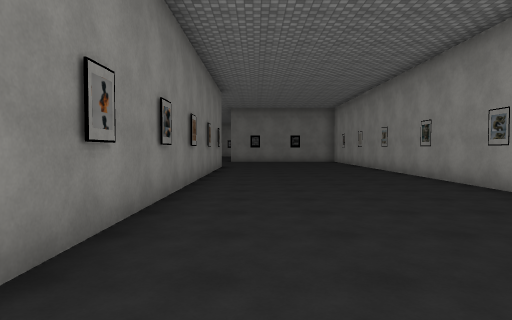
view 1 (above)

20 first-person views from a walk through a Unity game level. The camera is 1.5 m above the floor, tilts 2° down and sees 75° across. The floor is counted in squares, 2 m on a side. Each view is taken from the middle of a square. On the plan, view 1 faces up. The plan holds only what a view shows up to about 11 squares ahead; the rest is blank. The place goes on beyond the plan. The player character is not drawn. Some surface patterns are stand-ins.

view 2
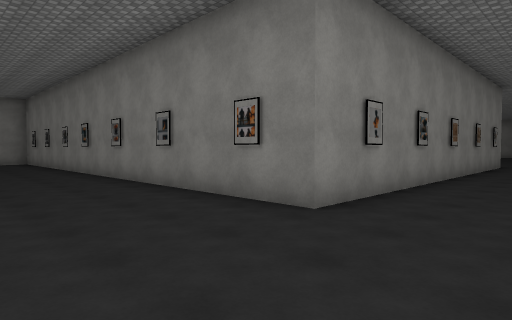

view 3
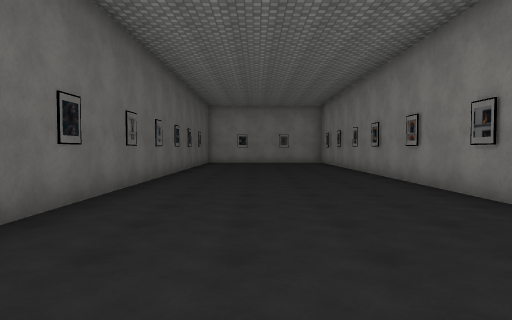

view 4
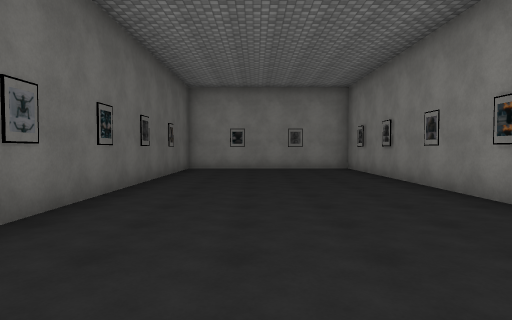

view 5
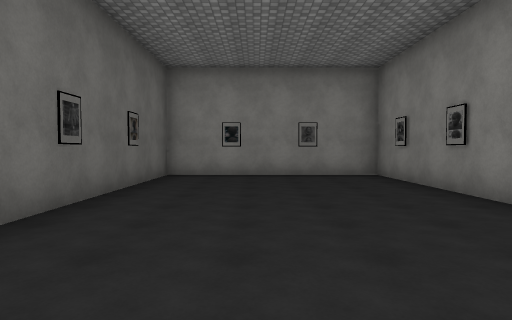

view 6
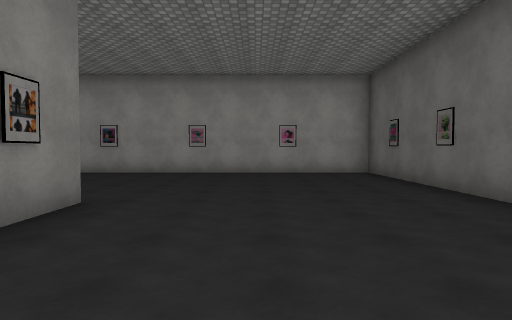

view 7
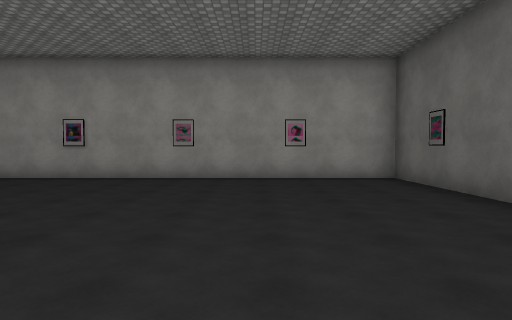

view 8
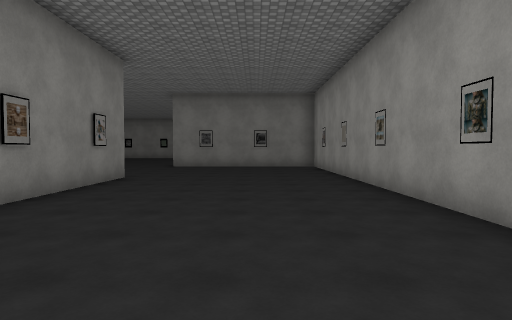

view 9
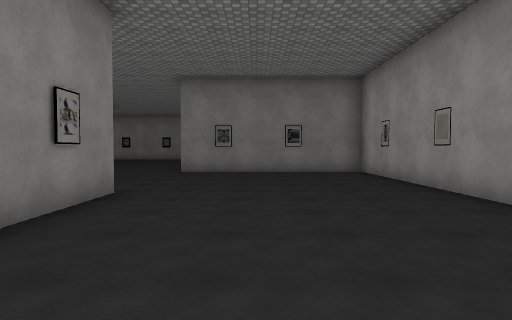

view 10
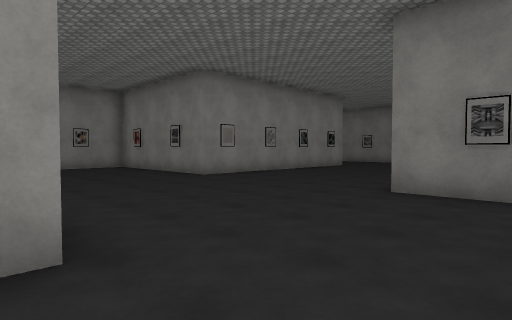

view 11
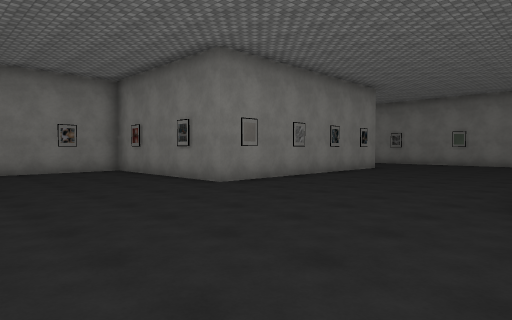

view 12
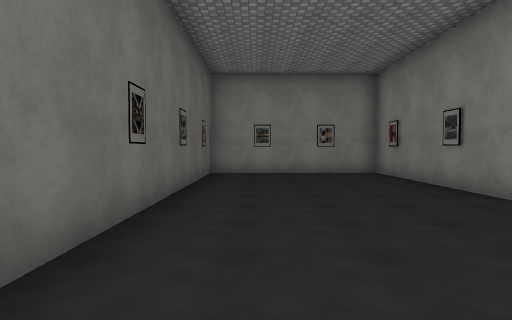

view 13
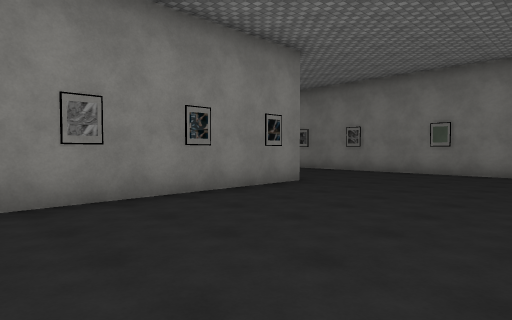

view 14
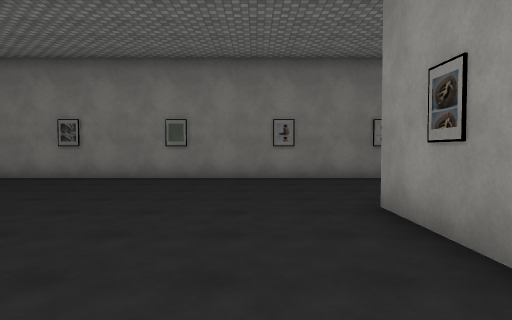

view 15
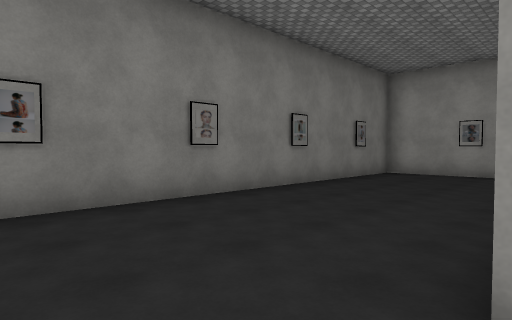

view 16
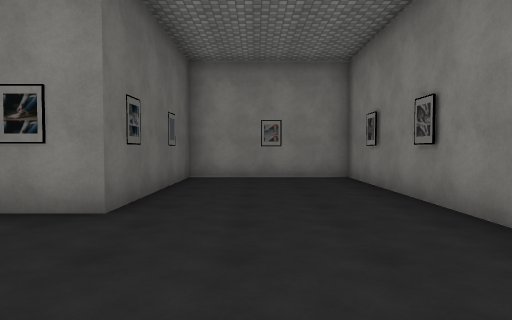

view 17
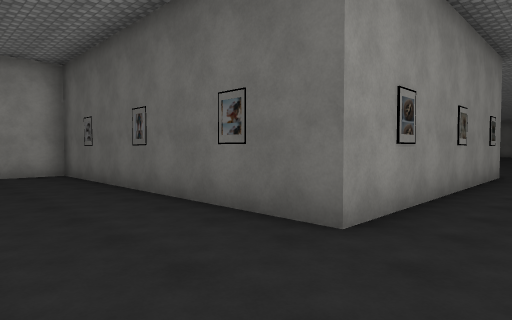

view 18
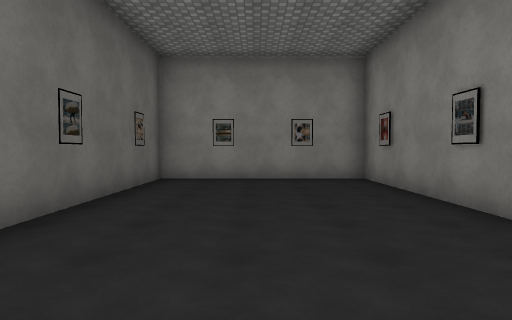

view 19
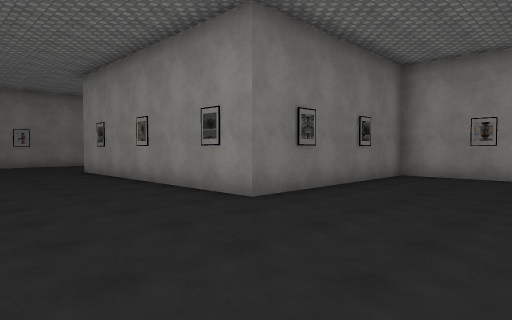

view 20
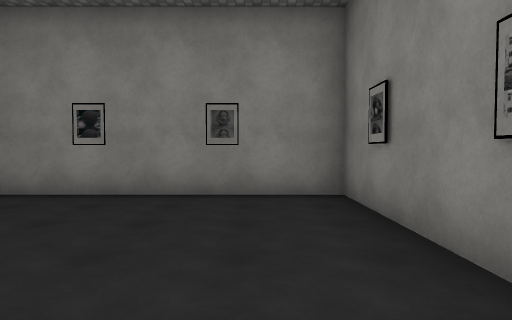

### Floor plan
Points are (right, up) in squares from view 1. A wall is a line through its corners. A room is listed if a view was taken in it or the views show most of it. See-through windows are left out.
Room 1 (views 1, 2, 3, 4, 5, 6, 7, 8, 9, 10, 11, 12, 13, 14, 15, 16, 17, 18, 19, 20)
walls: (-1.4, 13.8) (-1.4, 1.4) (-17.4, 1.4) (-17.4, -4.5) (-3.1, -4.5); (1.5, 18.7) (-1.4, 18.7) (-1.4, 26.3) (7.1, 26.3) (7.1, 27.1); (-6.8, 19.5) (-6.8, 18.7) (-12.3, 18.7) (-12.3, 13.6) (-3.8, 13.6); (-1.5, -4.5) (4.4, -4.5) (4.4, 18.7) (2.4, 18.7); (7.1, 29.9) (7.1, 30.4) (-11.7, 30.4) (-11.7, 26.3) (-6.8, 26.3) (-6.8, 21.4)
objects: other object (-7, 20); other object (-7, 21); other object (7, 28)

Positions as (right, up) in squares from view 1, and headings:
1: (0, 0), facing up
2: (1, -2), facing up-left
3: (0, -2), facing left
4: (-5, -2), facing left
5: (-8, -2), facing left
6: (-6, -1), facing right
7: (-4, -1), facing right
8: (2, 5), facing up
9: (1, 8), facing up
10: (1, 13), facing up-left
11: (-1, 14), facing up-left
12: (-2, 15), facing left
13: (-2, 20), facing up-left
14: (-3, 22), facing up
15: (-3, 26), facing up-right
16: (-3, 28), facing left
17: (-3, 29), facing down-right
18: (-4, 16), facing left
19: (-5, 15), facing up-right
20: (-12, 0), facing left
